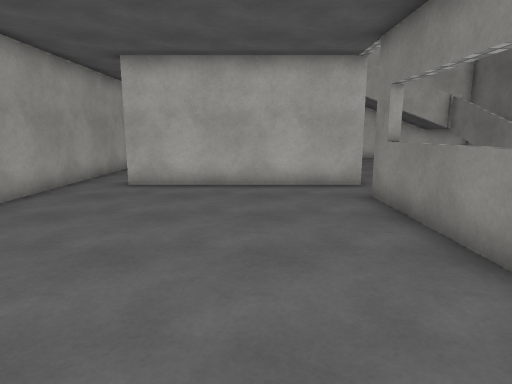
[1] (above)

16 first-person views from a walk through a 3-D level made in the Unity game engine. The camera is 1.5 m above the floor, tilts 10° down and sees 75° across. The floor is counted in squares, 1 m on a side. Each view is taken from the middle of a square. On the plan, view 1 faces up. The plan holds only what a view shows up to about 15 squares ahead; the rest is blank. The player character is not drawn. Surface patterns are stand-ins for the level's own textures.

[2]
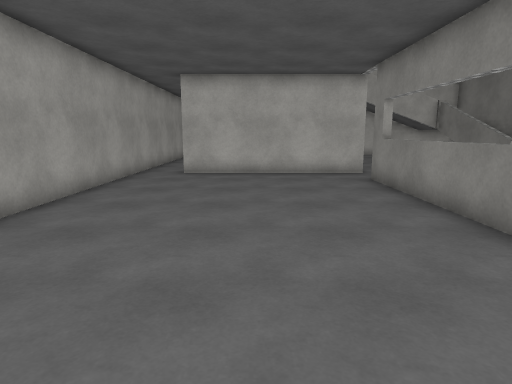

[3]
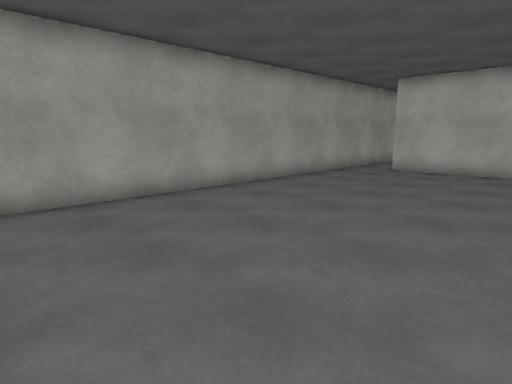

[4]
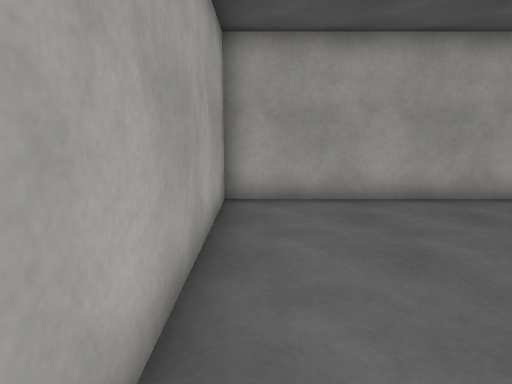

[5]
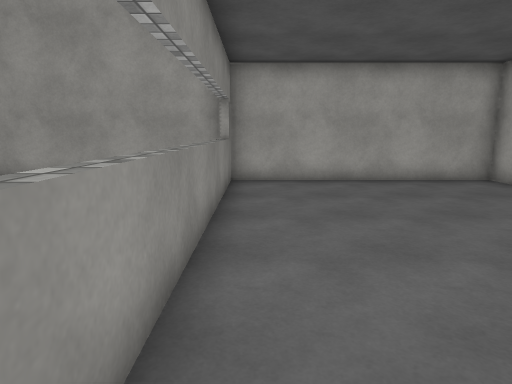

[6]
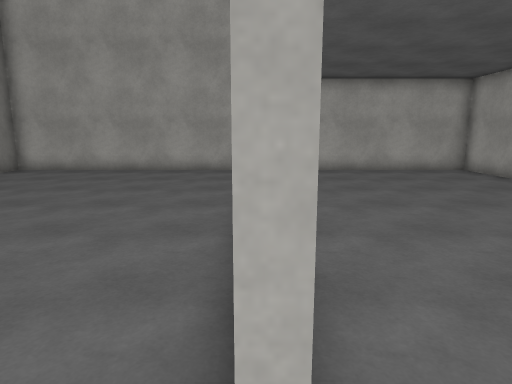

[7]
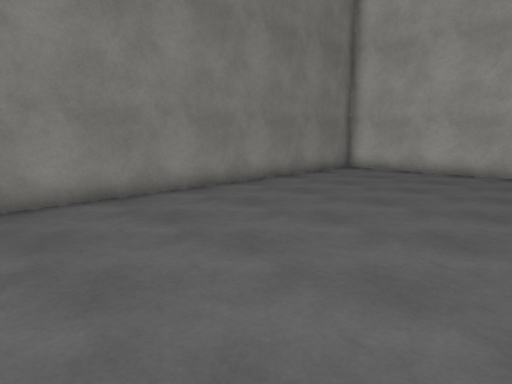

[8]
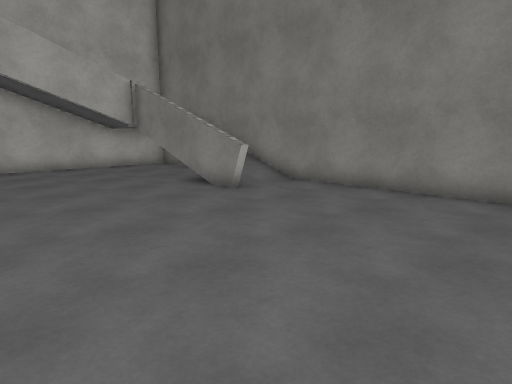

[9]
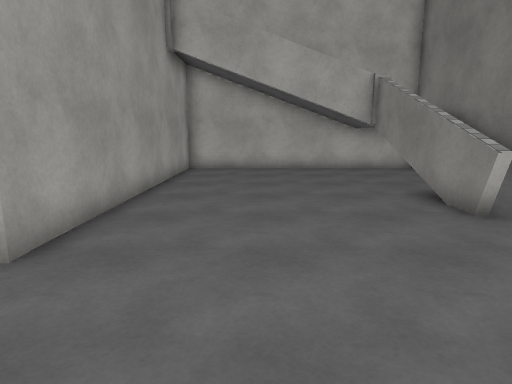

[10]
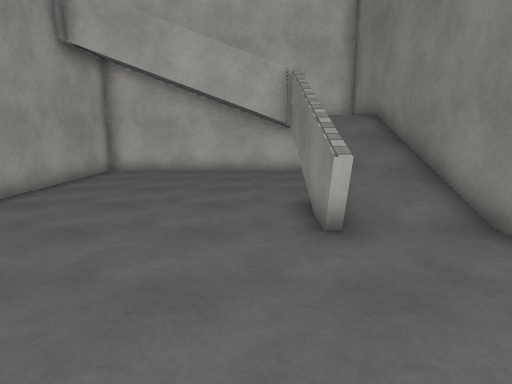

[11]
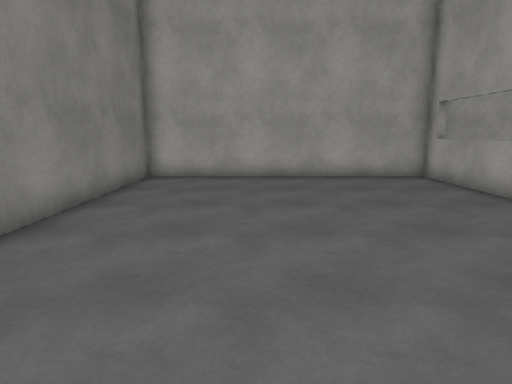

[12]
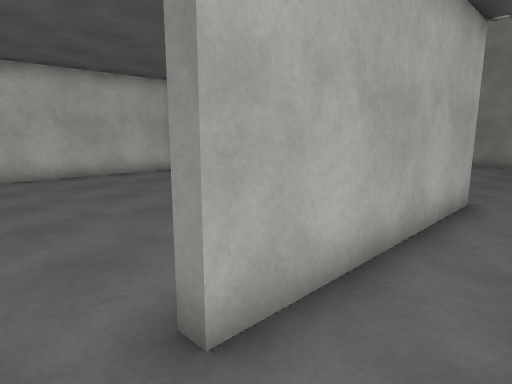

[13]
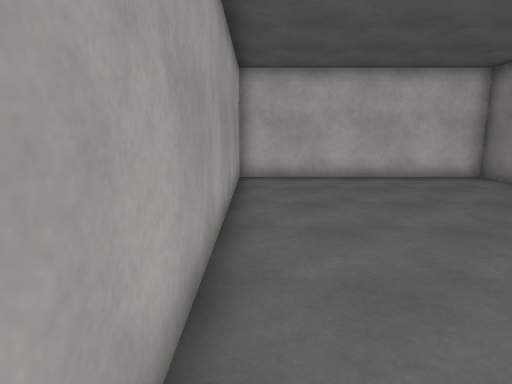

[14]
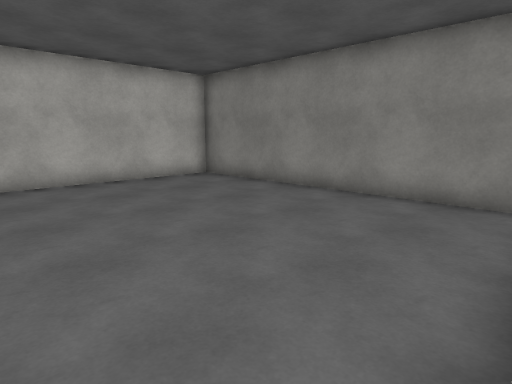

[15]
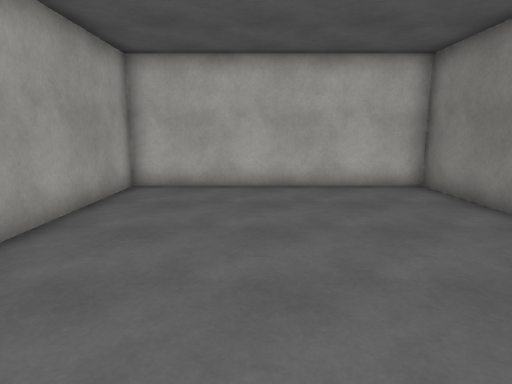

[16]
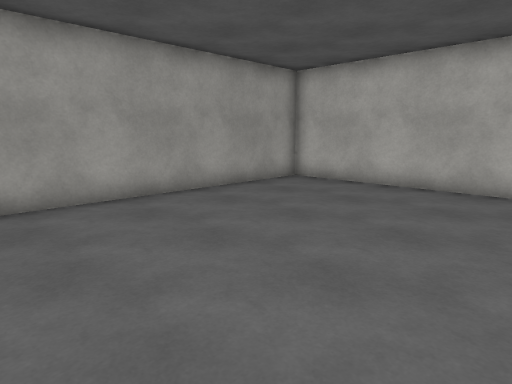

### Floor plan
Key: @ floor where view 1 was taken; # wall or solid block; . main floor; : floor 2 m higher than the main floor; / step, stairs or slope; = window, fence, low wall or low ledge; v drop or lower ground; B block.
Columns run from 6 left of view 1 to 13 right of it. Each row starts with its distance up from view 1.
 21 ####################
 20 #........#.......  #
 19 #........#......v  #
 18 #........#......B::#
 17 #........#......=//#
 16 #........#......=//#
 15 #........#......=//#
 14 #........#......=//#
 13 #........#......=//#
 12 #........#......#..#
 11 #........#.........#
 10 #..#######.........#
  9 #..................#
  8 #........#.........#
  7 #........#.........#
  6 #........=.........#
  5 #........=.........#
  4 #........=.........#
  3 #........=.........#
  2 #........=.........#
  1 #........=.........#
  0 #.....@..=.........#
 -1 #........=.........#
 -2 #........=.........#
 -3 #........=.........#
 -4 #........#.........#
 -5 ####################

Where each view was taken, in squares from view 1:
view 1: 0 up, 0 right, facing up
view 2: 3 down, 1 left, facing up
view 3: 4 down, 2 right, facing up-left
view 4: 4 down, 2 right, facing left
view 5: 6 up, 2 right, facing down
view 6: 9 up, 3 right, facing down
view 7: 9 up, 5 right, facing down-right
view 8: 5 up, 4 right, facing up-right
view 9: 6 up, 6 right, facing up
view 10: 7 up, 9 right, facing up
view 11: 7 up, 9 right, facing down
view 12: 8 up, 5 left, facing up-right
view 13: 9 up, 5 left, facing up
view 14: 10 up, 5 left, facing up-right
view 15: 11 up, 2 left, facing up
view 16: 11 up, 2 right, facing up-left
